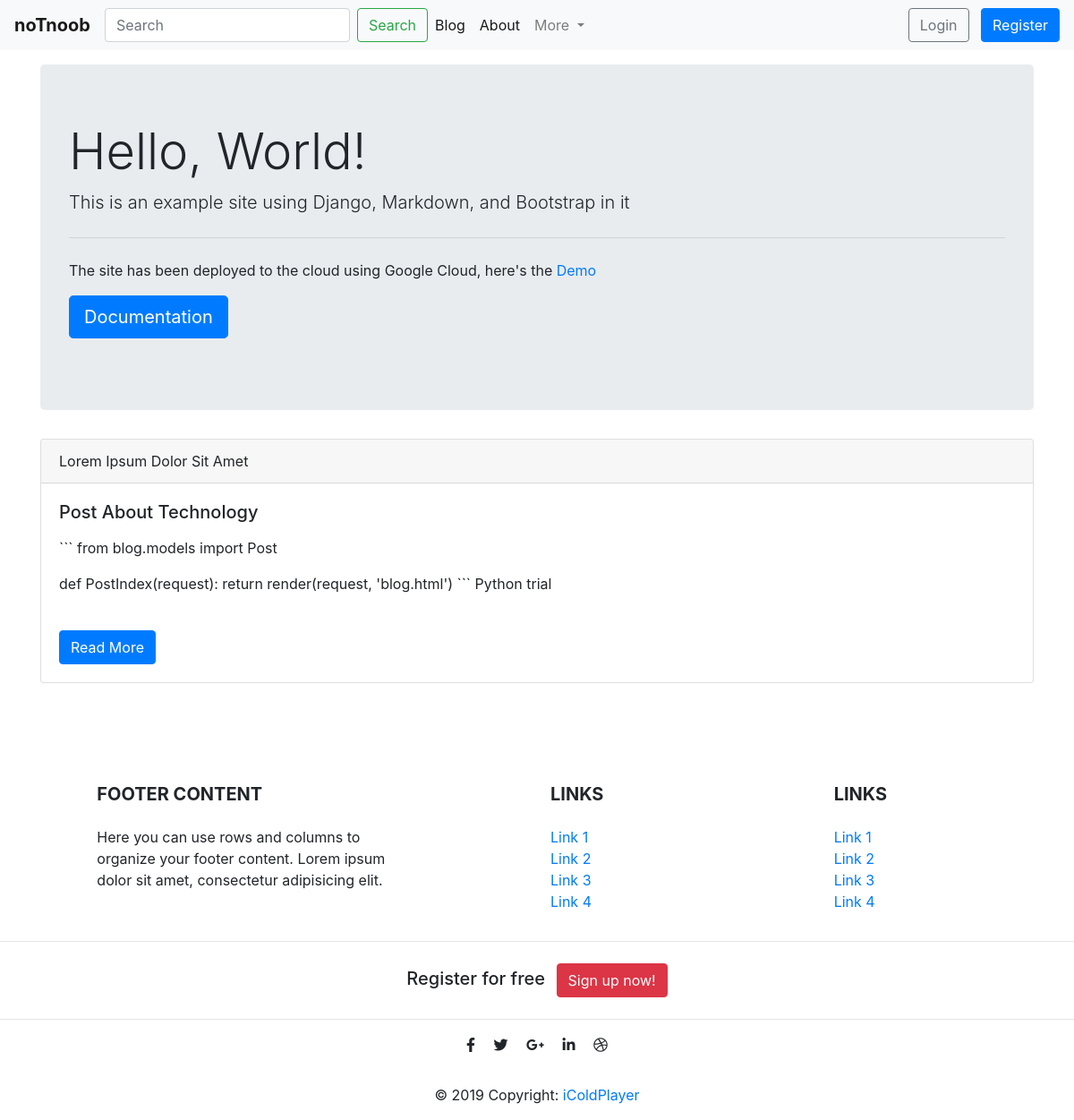
The app's page /, older data.
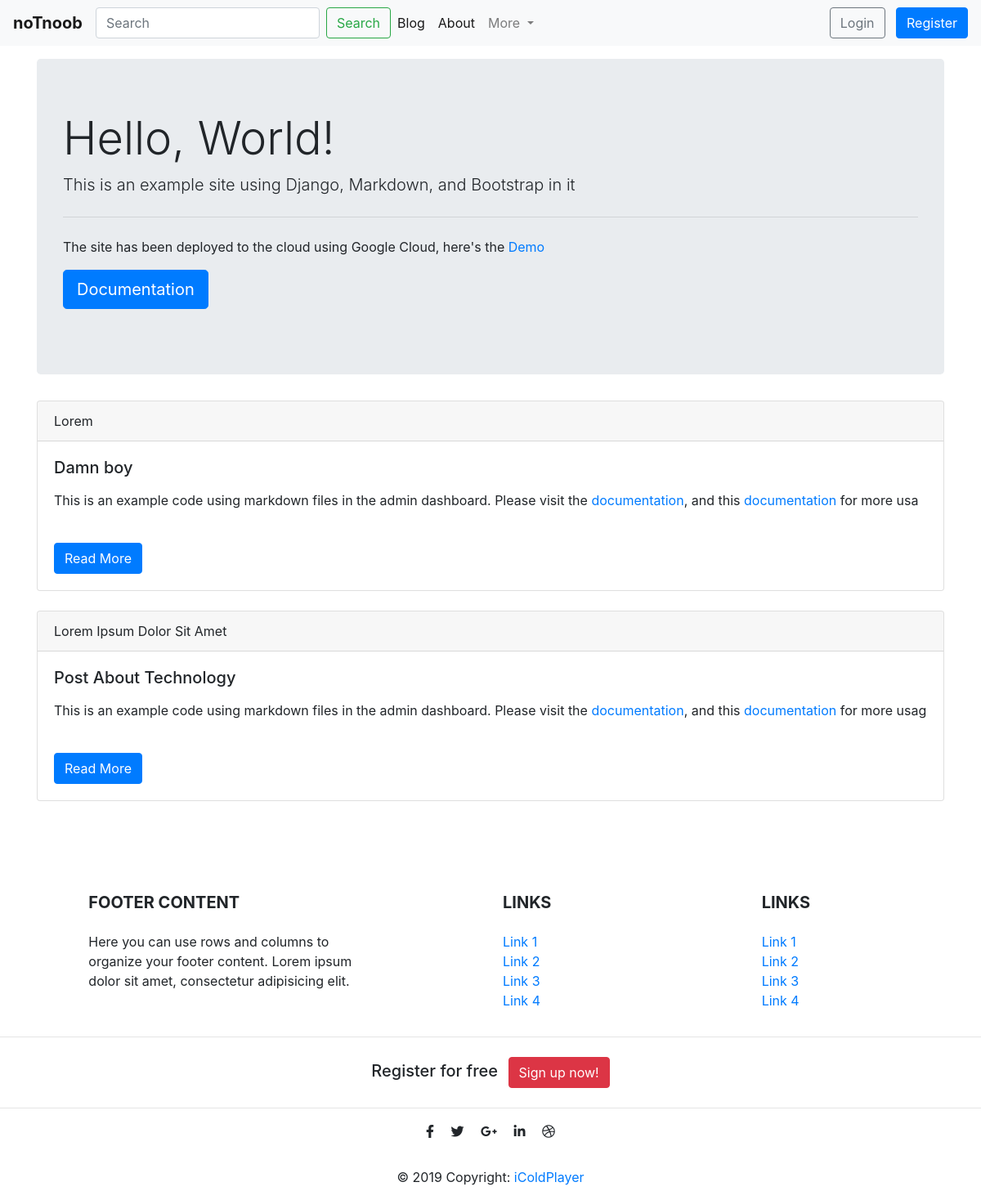
The same page, newer data.
### blog/models.py (models this page shows, shortened)
class Post(models.Model):
    author = models.ForeignKey(settings.AUTH_USER_MODEL, on_delete=models.CASCADE)
    slug = models.SlugField(max_length=100, null=True, blank=True, unique=True)
    title = models.CharField(max_length=200)
    description = models.CharField(max_length=200, blank=True)
    content = MartorField()
    draft = models.BooleanField(default=True)
    created = models.DateTimeField(default=timezone.now)
    updated = models.DateTimeField(auto_now=True)

### home/views.py (the view)
# urls.py: path('', views.HomeIndex, name='HomeIndex')
def HomeIndex(request):
    posts = Post.objects.all().order_by('-created')[0:3]
    context =  {"posts": posts}
    return render(request, 'home.html', context)

### home/templates/home.html
{% extends "base.html" %}
{% block content %}
{% load static  %}
{% load martortags %}
<div class="jumbotron">
    <h1 class="display-4">Hello, World!</h1>
      <p class="lead">This is an example site using Django, Markdown, and Bootstrap in it</p>
      <hr class="my-4"><p>The site has been deployed to the cloud using Google Cloud, here's the <a href="https://notnoob.com">Demo</a> </p>
      <p class="lead"><a class="btn btn-primary btn-lg" href="https://dev.notnoob.com" role="button">Documentation</a></p>
</div>
{% for post in posts %}
<div class="">
  <div id="home1" class="card">
    <div class="card-header">
      {{post.title}}
    </div>
    <div class="card-body">
      <h5 class="card-title">{{post.description}}</h5>
      <p class="card-text">{{post.content | safe_markdown | slice:250 }}</p>
       <br>
      <a href="{% url 'PostDetail' post.slug %}" class="btn btn-primary">Read More</a>
    </div>
  </div>
</div>
<br>
{% endfor %}
<br>
{% endblock %}

### djapps/templates/base.html (shortened to what this page needs)
<!DOCTYPE html>
<html>
<head>
   {% load static %}
    {% load martortags %}
   <link rel="stylesheet" href="https://use.fontawesome.com/releases/v5.8.2/css/all.css">
   <link rel="stylesheet" href="{% static 'assets/css/main.css' %}">
   <link rel="stylesheet" href="{% static 'assets/css/bootstrap.css' %}" />
   <link rel="stylesheet" href="{% static 'assets/css/bootstrap.min.css' %}" />
   <link rel="stylesheet" href="{% static 'assets/css/bootstrap-grid.css' %}" />
   <link rel="stylesheet" href="{% static 'assets/css/bootstrap-grid.min.css' %}" />
   <link rel="stylesheet" href="{% static 'assets/css/bootstrap-reboot.css' %}" />
   <link rel="stylesheet" href="{% static 'assets/css/bootstrap-reboot.min.css' %}" />
</head>
<body>
<nav class="fixed-top navbar navbar-expand-lg navbar-light bg-light">
  <a class="navbar-brand" href="{% url 'HomeIndex' %}"><b>noTnoob</b></a>
   <form class="form-inline my-2 my-lg-0">
      <input class="form-control mr-sm-2" type="search" placeholder="Search" aria-label="Search">
      <button class="btn btn-outline-success my-2 my-sm-0" type="submit">Search</button>
   </form>
  <div class="collapse navbar-collapse" id="navbarSupportedContent">
    <ul class="navbar-nav mr-auto">
      <li class="nav-item active">
        <a class="nav-link" href="{% url 'BlogIndex' %}">Blog <span class="sr-only">(current)</span></a>
      </li>
      <li class="nav-item active">
        <a class="nav-link" href="{% url 'About' %}">About<span class="sr-only">(current)</span></a>
      </li>
      <li class="nav-item dropdown">
        <a class="nav-link dropdown-toggle" href="#" id="navbarDropdown" role="button" data-toggle="dropdown" aria-haspopup="true" aria-expanded="false">
          More
        </a>
      </li>
    </ul>
    <a href="{% url 'Login' %}"><button type="button" class="btn btn-outline-secondary">Login</button></a>
    <a href="{% url 'Register' %}"><button type="button" class="btn btn-primary">Register</button></a>
  </div>
</nav>
<div>
   <br>
   <br>
   <br>
</div>
<div class="container">
      {% block content %}
      {% endblock %}
</div>
<br>
<footer class="page-footer font-small stylish-color-dark pt-4">
  <div class="container text-center text-md-left">
    <div class="row">
      <div class="col-md-4 mx-auto">
        <h5 class="font-weight-bold text-uppercase mt-3 mb-4">Footer Content</h5>
        <p>Here you can use rows and columns to organize your footer content. Lorem ipsum dolor sit amet,
          consectetur
          adipisicing elit.</p>
      </div>
      <div class="col-md-2 mx-auto">
        <h5 class="font-weight-bold text-uppercase mt-3 mb-4">Links</h5>
        <ul class="list-unstyled">
          <li>
            <a href="#!">Link 1</a>
          </li>
          <li>
            <a href="#!">Link 2</a>
          </li>
          <li>
            <a href="#!">Link 3</a>
          </li>
          <li>
            <a href="#!">Link 4</a>
          </li>
        </ul>
      </div>
      <div class="col-md-2 mx-auto">
        <h5 class="font-weight-bold text-uppercase mt-3 mb-4">Links</h5>
        <ul class="list-unstyled">
          <li>
            <a href="#!">Link 1</a>
          </li>
          <li>
            <a href="#!">Link 2</a>
          </li>
          <li>
            <a href="#!">Link 3</a>
          </li>
          <li>
            <a href="#!">Link 4</a>
          </li>
        </ul>
      </div>
    </div>
  </div>
  <hr>
  <ul class="list-unstyled list-inline text-center py-2">
    <li class="list-inline-item">
      <h5 class="mb-1">Register for free</h5>
    </li>
    <li class="list-inline-item">
      <a href="{% url 'Register' %}" class="btn btn-danger btn-rounded">Sign up now!</a>
    </li>
  </ul>
  <hr>
  <ul class="list-unstyled list-inline text-center">
    <li class="list-inline-item">
      <a class="btn-floating btn-fb mx-1">
        <i class="fab fa-facebook-f"> </i>
      </a>
    </li>
    <li class="list-inline-item">
      <a class="btn-floating btn-tw mx-1">
        <i class="fab fa-twitter"> </i>
      </a>
    </li>
    <li class="list-inline-item">
      <a class="btn-floating btn-gplus mx-1">
        <i class="fab fa-google-plus-g"> </i>
      </a>
    </li>
    <li class="list-inline-item">
      <a class="btn-floating btn-li mx-1">
        <i class="fab fa-linkedin-in"> </i>
      </a>
    </li>
    <li class="list-inline-item">
      <a class="btn-floating btn-dribbble mx-1">
        <i class="fab fa-dribbble"> </i>
      </a>
    </li>
  </ul>
  <div class="footer-copyright text-center py-3">© 2019 Copyright:
     <a href="https://dev.notnoob.com">iColdPlayer</a>
  </div>
</footer>
</body>
</html>

Row changes from the older to the newer data that the page shows:
added Post: title "Lorem", description "Damn boy", content "This is an example code using markdown files in the admin dashboard. Please visit the documentation , and this documentation for more usa"
changed Post "Post About Technology": content "``` from blog.models import Post def PostIndex(request): return render(request, 'blog.html') ``` Python trial" → "This is an example code using markdown files in the admin dashboard. Please visit the documentation , and this documentation for more usag"
